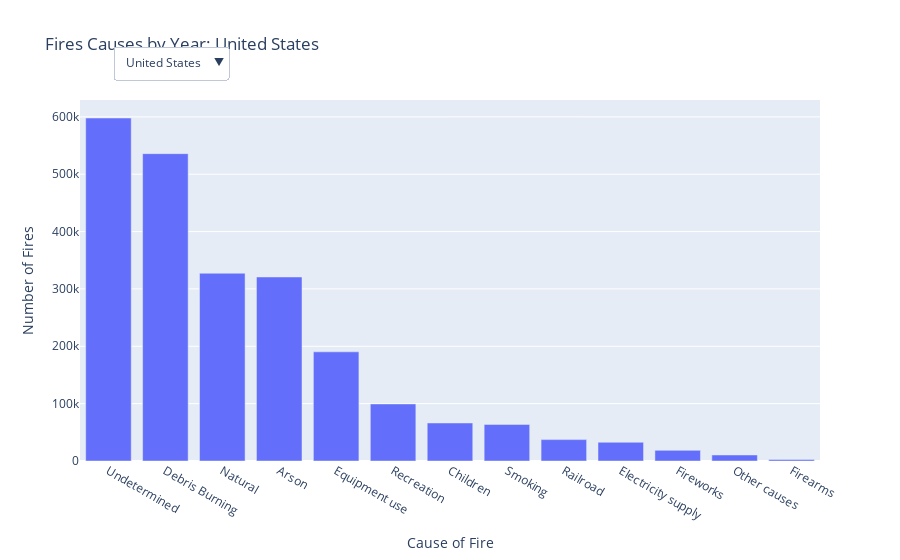

Notebook cell for this chart:
### Code cell
# Bar Graph of fire causes per state and nationally for the ten states with the largest numbers of fires

# Selecting only columns needed from imported data
fire_cause_df = df[['OBJECTID','NWCG_GENERAL_CAUSE','STATE']]

# Setting up variables for each state, with imported data filtered by state, group by fire cause and counted 
national_cause = fire_cause_df.groupby('NWCG_GENERAL_CAUSE').count().drop('STATE', axis=1)
ca_cause = fire_cause_df[(fire_cause_df['STATE']== 'CA')].groupby('NWCG_GENERAL_CAUSE').count().drop('STATE', axis=1)
ga_cause = fire_cause_df[(fire_cause_df['STATE']== 'GA')].groupby('NWCG_GENERAL_CAUSE').count().drop('STATE', axis=1)
tx_cause = fire_cause_df[(fire_cause_df['STATE']== 'TX')].groupby('NWCG_GENERAL_CAUSE').count().drop('STATE', axis=1)
nc_cause = fire_cause_df[(fire_cause_df['STATE']== 'NC')].groupby('NWCG_GENERAL_CAUSE').count().drop('STATE', axis=1)
fl_cause = fire_cause_df[(fire_cause_df['STATE']== 'FL')].groupby('NWCG_GENERAL_CAUSE').count().drop('STATE', axis=1)
sc_cause = fire_cause_df[(fire_cause_df['STATE']== 'SC')].groupby('NWCG_GENERAL_CAUSE').count().drop('STATE', axis=1)
ny_cause = fire_cause_df[(fire_cause_df['STATE']== 'NY')].groupby('NWCG_GENERAL_CAUSE').count().drop('STATE', axis=1)
ms_cause = fire_cause_df[(fire_cause_df['STATE']== 'MS')].groupby('NWCG_GENERAL_CAUSE').count().drop('STATE', axis=1)
az_cause = fire_cause_df[(fire_cause_df['STATE']== 'AZ')].groupby('NWCG_GENERAL_CAUSE').count().drop('STATE', axis=1)
al_cause = fire_cause_df[(fire_cause_df['STATE']== 'AL')].groupby('NWCG_GENERAL_CAUSE').count().drop('STATE', axis=1)

# Set up initial bar graph showing the fire causes per state or nationally
fig_bar = px.bar(national_cause, labels={
                     "NWCG_GENERAL_CAUSE": "Cause of Fire",
                     "value": "Number of Fires"},
                title='Fires Causes by Year: United States'
                )

# Changing graph layout to include buttons which cause different data to be displayed in the graph
fig_bar.update_layout(
    updatemenus=[
        # displays buttons on graph
        dict(type="dropdown",
            direction="down",
            x=0.2,
            y=1.15,
            showactive=True,
            # List of buttons to be added. One dictionary for each button
            buttons=list(
                [
                dict(
                    # Text on button
                    label= 'United States',
                    method="update",
                    # Change to make when button is selected
                    args=[{"y" : [national_cause.OBJECTID]},
                         {"title": "Fires Causes by Year: United States"}
                         ]),
                
                dict(
                    label= 'CA',
                    method="update",
                    args=[{"y" : [ca_cause.OBJECTID]},
                         {"title": "Fires Causes by Year: California"}
                         ]),
                
                dict(
                    label= 'GA',
                    method="update",
                    args=[{"y" : [ga_cause.OBJECTID]},
                         {"title": "Fires Causes by Year: Georgia"}
                         ]),
                
                dict(
                    label= 'TX',
                    method="update",
                    args=[{"y" : [tx_cause.OBJECTID]},
                         {"title": "Fires Causes by Year: Texas"}
                         ]),
                
                dict(
                    label= 'NC',
                    method="update",
                    args=[{"y" : [nc_cause.OBJECTID]},
                         {"title": "Fires Causes by Year: North Carolina"}
                         ]),
                
                dict(
                    label= 'FL',
                    method="update",
                    args=[{"y" : [fl_cause.OBJECTID]},
                         {"title": "Fires Causes by Year: Florida"}
                         ]),
                
                dict(
                    label= 'SC',
                    method="update",
                    args=[{"y" : [sc_cause.OBJECTID]},
                         {"title": "Fires Causes by Year: South Carolina"}
                         ]),
                dict(
                    label= 'NY',
                    method="update",
                    args=[{"y" : [ny_cause.OBJECTID]},
                         {"title": "Fires Causes by Year: New York"}
                         ]),
                
                dict(
                    label= 'MS',
                    method="update",
                    args=[{"y" : [ms_cause.OBJECTID]},
                         {"title": "Fires Causes by Year: Mississippi"}
                         ]),
                
                dict(
                    label= 'AZ',
                    method="update",
                    args=[{"y" : [az_cause.OBJECTID]},
                         {"title": "Fires Causes by Year: Arizona"}
                         ]),
                
                dict(
                    label= 'AL',
                    method="update",
                    args=[{"y" : [al_cause.OBJECTID]},
                         {"title": "Fires Causes by Year: Alabama"}
                         ]),
                                ]
            ))                    
        ]
    )                     

# Remove default legend, sort bars in descending order
fig_bar.update_layout(showlegend=False, xaxis={'categoryorder':'total descending'})

### Figure 1 — Plotly figure (JSON) as saved in the notebook; plotly's stock layout.template omitted (floating-point values rounded to 4 significant figures)
{"data": [{"alignmentgroup": "True", "hovertemplate": "variable=OBJECTID<br>Cause of Fire=%{x}<br>Number of Fires=%{y}<extra></extra>", "legendgroup": "OBJECTID", "marker": {"color": "#636efa", "pattern": {"shape": ""}}, "name": "OBJECTID", "offsetgroup": "OBJECTID", "orientation": "v", "showlegend": true, "textposition": "auto", "type": "bar", "x": ["Arson", "Children", "Debris Burning", "Electricity supply", "Equipment use", "Firearms", "Fireworks", "Natural", "Other causes", "Railroad", "Recreation", "Smoking", "Undetermined"], "xaxis": "x", "y": [320814, 66280, 535851, 32652, 190319, 2734, 18599, 327319, 10517, 37292, 99473, 63783, 597933], "yaxis": "y"}], "layout": {"barmode": "relative", "legend": {"title": {"text": "variable"}, "tracegroupgap": 0}, "showlegend": false, "title": {"text": "Fires Causes by Year: United States"}, "updatemenus": [{"buttons": [{"args": [{"y": [[320814, 66280, 535851, 32652, 190319, 2734, 18599, 327319, 10517, 37292, 99473, 63783, 597933]]}, {"title": "Fires Causes by Year: United States"}], "label": "United States", "method": "update"}, {"args": [{"y": [[24412, 9316, 20861, 3677, 45660, 275, 645, 30290, 784, 773, 11453, 8472, 95263]]}, {"title": "Fires Causes by Year: California"}], "label": "CA", "method": "update"}, {"args": [{"y": [[31975, 6561, 100916, 52, 13583, 10, 9609, 16, 3225, 4326, 5134, 9633]]}, {"title": "Fires Causes by Year: Georgia"}], "label": "GA", "method": "update"}, {"args": [{"y": [[9489, 1701, 70767, 7173, 20549, 7, 312, 8505, 119, 1300, 2161, 4360, 53644]]}, {"title": "Fires Causes by Year: Texas"}], "label": "TX", "method": "update"}, {"args": [{"y": [[20414, 8513, 49367, 1613, 10213, 5, 436, 2413, 386, 1123, 877, 6622, 28183]]}, {"title": "Fires Causes by Year: North Carolina"}], "label": "NC", "method": "update"}, {"args": [{"y": [[9145, 4681, 15281, 1974, 14087, 5, 366, 24286, 419, 15248, 2498, 1442, 13977]]}, {"title": "Fires Causes by Year: Florida"}], "label": "FL", "method": "update"}, {"args": [{"y": [[15428, 3274, 28538, 573, 4398, 4, 145, 2206, 318, 558, 543, 1660, 30407]]}, {"title": "Fires Causes by Year: South Carolina"}], "label": "SC", "method": "update"}, {"args": [{"y": [[12881, 1603, 8699, 1252, 3764, 111, 7379, 171, 247, 2648, 6566, 53821]]}, {"title": "Fires Causes by Year: New York"}], "label": "NY", "method": "update"}, {"args": [{"y": [[34647, 415, 24243, 69, 1435, 17, 38, 598, 152, 368, 1661, 1086, 19977]]}, {"title": "Fires Causes by Year: Mississippi"}], "label": "MS", "method": "update"}, {"args": [{"y": [[6307, 2495, 5774, 396, 3907, 90, 411, 32277, 159, 409, 7410, 2284, 43037]]}, {"title": "Fires Causes by Year: Arizona"}], "label": "AZ", "method": "update"}, {"args": [{"y": [[23629, 1076, 24673, 283, 3903, 60, 1429, 157, 1171, 4029, 1463, 12960]]}, {"title": "Fires Causes by Year: Alabama"}], "label": "AL", "method": "update"}], "direction": "down", "showactive": true, "type": "dropdown", "x": 0.2, "y": 1.15}], "xaxis": {"anchor": "y", "categoryorder": "total descending", "domain": [0, 1], "title": {"text": "Cause of Fire"}}, "yaxis": {"anchor": "x", "domain": [0, 1], "title": {"text": "Number of Fires"}}}}
